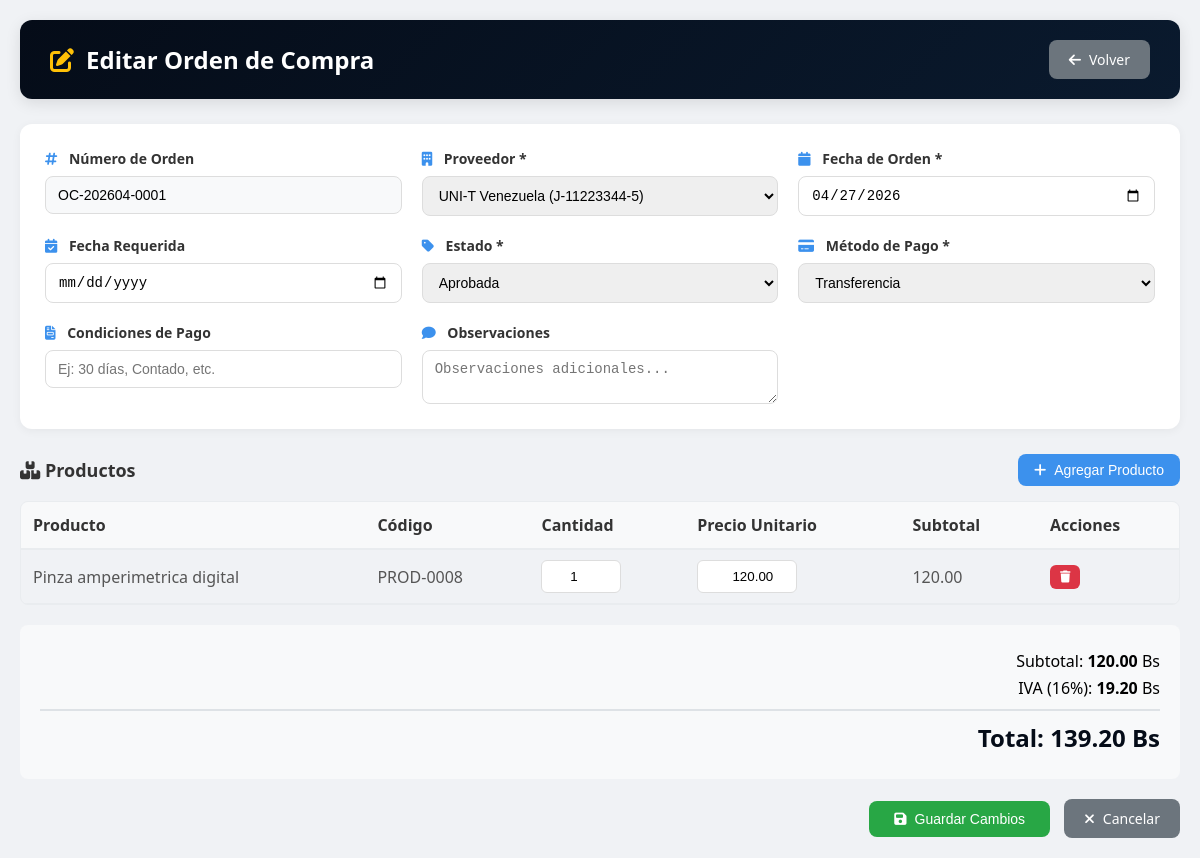
The app's page /compras/editar_compra.php?id=1 (signed in), older data.
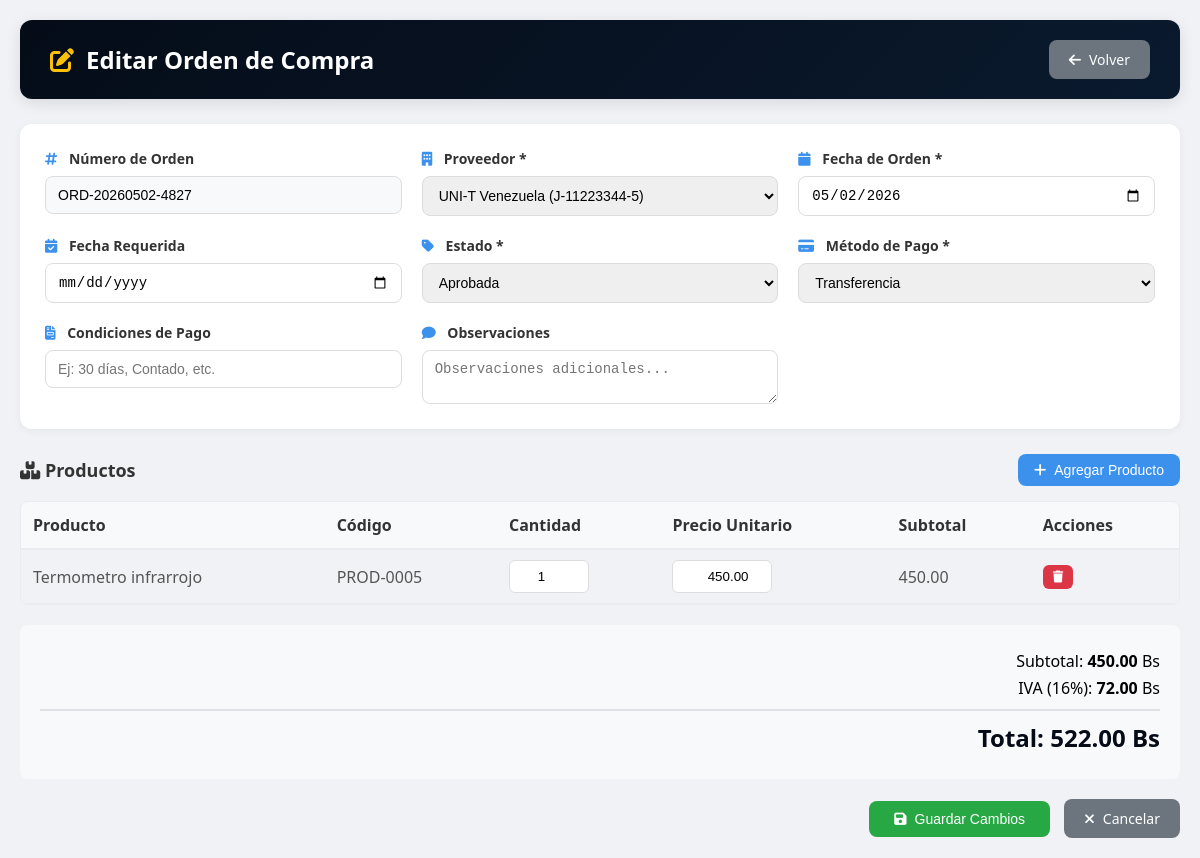
The same page, newer data.
### tables this page shows
CREATE TABLE `compras` (
  `id` int NOT NULL AUTO_INCREMENT,
  `numero_orden` varchar(50) NOT NULL,
  `proveedor_id` int NOT NULL,
  `fecha_orden` date NOT NULL,
  `fecha_requerida` date DEFAULT NULL,
  `fecha_recibido` date DEFAULT NULL,
  `subtotal` decimal(12,2) NOT NULL DEFAULT '0.00',
  `iva` decimal(12,2) NOT NULL DEFAULT '0.00',
  `descuento` decimal(12,2) DEFAULT '0.00',
  `total` decimal(12,2) NOT NULL DEFAULT '0.00',
  `estado` enum('cotizacion','aprobada','enviada','recibida_parcial','recibida_total','anulada') DEFAULT 'cotizacion',
  `metodo_pago` enum('transferencia','efectivo','cheque','credito') DEFAULT 'transferencia',
  `condiciones_pago` varchar(100) DEFAULT NULL,
  `usuario_creacion_id` int NOT NULL,
  `usuario_aprobacion_id` int DEFAULT NULL,
  `fecha_aprobacion` datetime DEFAULT NULL,
  `observaciones` text,
  `created_at` timestamp NULL DEFAULT CURRENT_TIMESTAMP,
  `updated_at` timestamp NULL DEFAULT CURRENT_TIMESTAMP ON UPDATE CURRENT_TIMESTAMP,
  PRIMARY KEY (`id`),
  UNIQUE KEY `numero_orden` (`numero_orden`),
  KEY `idx_proveedor_id` (`proveedor_id`),
  KEY `idx_estado` (`estado`),
  KEY `idx_fecha_orden` (`fecha_orden`)
);

CREATE TABLE `compra_detalles` (
  `id` int NOT NULL AUTO_INCREMENT,
  `compra_id` int NOT NULL,
  `producto_id` int NOT NULL,
  `cantidad` int NOT NULL DEFAULT '1',
  `precio_unitario` decimal(12,2) NOT NULL DEFAULT '0.00',
  `subtotal` decimal(12,2) NOT NULL DEFAULT '0.00',
  `created_at` timestamp NULL DEFAULT CURRENT_TIMESTAMP,
  PRIMARY KEY (`id`),
  KEY `idx_compra_id` (`compra_id`),
  KEY `idx_producto_id` (`producto_id`),
  CONSTRAINT `compra_detalles_ibfk_1` FOREIGN KEY (`compra_id`) REFERENCES `compras` (`id`) ON DELETE CASCADE,
  CONSTRAINT `compra_detalles_ibfk_2` FOREIGN KEY (`producto_id`) REFERENCES `products` (`id`) ON DELETE CASCADE
);

CREATE TABLE `products` (
  `id` int NOT NULL AUTO_INCREMENT,
  `sku` varchar(100) DEFAULT NULL,
  `name` varchar(255) NOT NULL,
  `price` decimal(10,2) NOT NULL,
  `image_url` varchar(512) DEFAULT NULL,
  `description` text,
  `category` varchar(100) DEFAULT 'General',
  `rating` decimal(2,1) DEFAULT '0.0',
  `views_count` int DEFAULT '0',
  `specs` text,
  `stock` int DEFAULT '0',
  `is_featured` tinyint(1) DEFAULT '0',
  `weight` decimal(10,2) DEFAULT '0.00',
  `dimensions` varchar(100) DEFAULT NULL,
  `currency` varchar(3) DEFAULT 'Bs',
  `active` tinyint(1) NOT NULL DEFAULT '1',
  `deleted_at` datetime DEFAULT NULL,
  `created_at` timestamp NULL DEFAULT CURRENT_TIMESTAMP,
  `updated_at` timestamp NULL DEFAULT CURRENT_TIMESTAMP ON UPDATE CURRENT_TIMESTAMP,
  PRIMARY KEY (`id`),
  UNIQUE KEY `sku` (`sku`)
);

CREATE TABLE `proveedores` (
  `id` int NOT NULL AUTO_INCREMENT,
  `codigo` varchar(50) NOT NULL,
  `nombre_comercial` varchar(150) NOT NULL,
  `razon_social` varchar(200) DEFAULT NULL,
  `ruc` varchar(20) DEFAULT NULL,
  `tipo_documento` enum('cedula','ruc','pasaporte','dni') DEFAULT 'ruc',
  `direccion` text,
  `ciudad` varchar(100) DEFAULT NULL,
  `telefono_principal` varchar(20) NOT NULL,
  `telefono_secundario` varchar(20) DEFAULT NULL,
  `email_principal` varchar(100) NOT NULL,
  `email_secundario` varchar(100) DEFAULT NULL,
  `contacto_nombre` varchar(100) DEFAULT NULL,
  `contacto_cargo` varchar(100) DEFAULT NULL,
  `sitio_web` varchar(255) DEFAULT NULL,
  `condiciones_pago` varchar(100) DEFAULT NULL,
  `plazo_entrega` int DEFAULT '0',
  `forma_pago` enum('transferencia','efectivo','cheque','mixto') DEFAULT 'transferencia',
  `moneda` enum('Bs','USD','EUR') DEFAULT 'Bs',
  `estado` enum('activo','inactivo','suspendido') DEFAULT 'activo',
  `saldo_pendiente` decimal(12,2) DEFAULT '0.00',
  `calificacion` decimal(2,1) DEFAULT '0.0',
  `notas` text,
  `created_at` timestamp NULL DEFAULT CURRENT_TIMESTAMP,
  `updated_at` timestamp NULL DEFAULT CURRENT_TIMESTAMP ON UPDATE CURRENT_TIMESTAMP,
  PRIMARY KEY (`id`),
  UNIQUE KEY `codigo` (`codigo`),
  UNIQUE KEY `ruc` (`ruc`),
  KEY `idx_estado` (`estado`),
  KEY `idx_ruc` (`ruc`),
  KEY `idx_codigo` (`codigo`)
);

### compras/editar_compra.php (the view, shortened to what the changed rows need)
<?php
$database = new Database();
$db = $database->getConnection();
$compraId = isset($_GET['id']) ? intval($_GET['id']) : 0;
$query = "SELECT c.*, p.nombre_comercial as proveedor_nombre
          FROM compras c
          LEFT JOIN proveedores p ON c.proveedor_id = p.id
          WHERE c.id = :id";
$stmt = $db->prepare($query);
$stmt->bindParam(':id', $compraId, PDO::PARAM_INT);
$stmt->execute();
$compra = $stmt->fetch(PDO::FETCH_ASSOC);
$queryProductos = "SELECT cd.*, pr.name as producto_nombre, pr.sku
                   FROM compra_detalles cd
                   LEFT JOIN products pr ON cd.producto_id = pr.id
                   WHERE cd.compra_id = :compra_id
                   ORDER BY cd.id ASC";
$stmtProductos = $db->prepare($queryProductos);
$stmtProductos->bindParam(':compra_id', $compraId, PDO::PARAM_INT);
$stmtProductos->execute();
$productos = $stmtProductos->fetchAll(PDO::FETCH_ASSOC);
$queryProveedores = "SELECT id, nombre_comercial, ruc FROM proveedores WHERE estado = 'activo' ORDER BY nombre_comercial";
$stmtProveedores = $db->prepare($queryProveedores);
$stmtProveedores->execute();
$proveedores = $stmtProveedores->fetchAll(PDO::FETCH_ASSOC);
$estados = [
    'cotizacion' => 'Cotización',
    'aprobada' => 'Aprobada',
    'enviada' => 'Enviada',
    'recibida_parcial' => 'Recibida Parcial',
    'recibida_total' => 'Recibida Total',
    'anulada' => 'Anulada'
];
$metodosPago = [
    'transferencia' => 'Transferencia',
    'efectivo' => 'Efectivo',
    'cheque' => 'Cheque',
    'credito' => 'Crédito'
];
?>
<!DOCTYPE html>
<html>
<head>
    <link rel="stylesheet" href="https://cdnjs.cloudflare.com/ajax/libs/font-awesome/6.4.0/css/all.min.css">
</head>
<body>
<div class="container">
    <div class="header">
        <h1>
            <i class="fas fa-edit"></i>
            Editar Orden de Compra
        </h1>
    </div>
    <form id="formEditarCompra">
        <div class="form-card">
            <div class="form-grid">
                <div class="form-group">
                    <label><i class="fas fa-hashtag"></i> Número de Orden</label>
                    <input type="text" value="<?php echo htmlspecialchars($compra['numero_orden']); ?>" readonly>
                </div>
                <div class="form-group">
                    <label><i class="fas fa-building"></i> Proveedor *</label>
                    <select name="proveedor_id" id="proveedor_id" required>
                        <?php foreach ($proveedores as $proveedor): ?>
                            <option value="<?php echo $proveedor['id']; ?>"
                                <?php echo ($compra['proveedor_id'] == $proveedor['id']) ? 'selected' : ''; ?>>
                                <?php echo htmlspecialchars($proveedor['nombre_comercial']); ?>
                                (<?php echo htmlspecialchars($proveedor['ruc']); ?>)
                            </option>
                        <?php endforeach; ?>
                    </select>
                </div>
                <div class="form-group">
                    <label><i class="fas fa-calendar"></i> Fecha de Orden *</label>
                    <input type="date" name="fecha_orden" id="fecha_orden"
                           value="<?php echo $compra['fecha_orden']; ?>" required>
                </div>
                <div class="form-group">
                    <label><i class="fas fa-tag"></i> Estado *</label>
                    <select name="estado" id="estado" required>
                        <?php foreach ($estados as $key => $label): ?>
                            <option value="<?php echo $key; ?>"
                                <?php echo ($compra['estado'] == $key) ? 'selected' : ''; ?>>
                                <?php echo $label; ?>
                            </option>
                        <?php endforeach; ?>
                    </select>
                </div>
                <div class="form-group">
                    <label><i class="fas fa-credit-card"></i> Método de Pago *</label>
                    <select name="metodo_pago" id="metodo_pago" required>
                        <?php foreach ($metodosPago as $key => $label): ?>
                            <option value="<?php echo $key; ?>"
                                <?php echo ($compra['metodo_pago'] == $key) ? 'selected' : ''; ?>>
                                <?php echo $label; ?>
                            </option>
                        <?php endforeach; ?>
                    </select>
                </div>
            </div>
        </div>
        <div class="productos-section">
            <div class="table-container">
                <table id="tablaProductos">
                    <thead>
                        <tr>
                            <th>Producto</th>
                            <th>Código</th>
                            <th>Cantidad</th>
                            <th>Precio Unitario</th>
                            <th>Subtotal</th>
                            <th>Acciones</th>
                        </tr>
                    </thead>
                    <tbody id="tbodyProductos">
                        <?php foreach ($productos as $producto): ?>
                        <tr data-id="<?php echo $producto['id']; ?>"
                            data-producto-id="<?php echo $producto['producto_id']; ?>">
                            <td>
                                <span class="producto-nombre-txt"><?php echo htmlspecialchars($producto['producto_nombre']); ?></span>
                            </td>
                            <td><?php echo htmlspecialchars($producto['sku'] ?? '-'); ?></td>
                            <td>
                                <input type="number" name="cantidad[]" class="cantidad-input"
                                       value="<?php echo $producto['cantidad']; ?>" step="1" min="1"
                                       onchange="calcularFila(this)">
                            </td>
                            <td>
                                <input type="number" name="precio_unitario[]" class="precio-input"
                                       value="<?php echo $producto['precio_unitario']; ?>" step="0.01" min="0"
                                       onchange="calcularFila(this)">
                            </td>
                            <td class="subtotal-td"><?php echo number_format($producto['subtotal'], 2); ?></td>
                            <td>
                                <button type="button" class="btn-eliminar" onclick="eliminarFila(this)">
                                    <i class="fas fa-trash"></i>
                                </button>
                            </td>
                        </tr>
                        <?php endforeach; ?>
                    </tbody>
                </table>
            </div>
            <div class="totales">
                <p>Subtotal: <strong id="subtotal"><?php echo number_format($compra['subtotal'], 2); ?></strong> Bs</p>
                <p>IVA (16%): <strong id="iva"><?php echo number_format($compra['iva'], 2); ?></strong> Bs</p>
                <p class="total-final">Total: <strong id="total"><?php echo number_format($compra['total'], 2); ?></strong> Bs</p>
            </div>
        </div>
    </form>
</div>
</body>
</html>

Row changes from the older to the newer data that the page shows:
removed compra_detalles: producto.name "Pinza amperimetrica digital", producto.sku "PROD-0008", cantidad "1", precio_unitario "120.00", subtotal "120.00"
changed compras "Aprobada": numero_orden "OC-202604-0001" → "ORD-20260502-4827"; fecha_orden "04/27/2026" → "05/02/2026"; subtotal "120.00" → "450.00"; iva "19.20" → "72.00"; total "139.20" → "522.00"
added compra_detalles: producto.name "Termometro infrarrojo", producto.sku "PROD-0005", cantidad "1", precio_unitario "450.00", subtotal "450.00"
